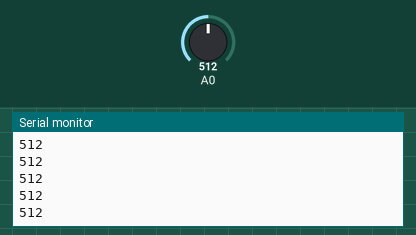
Recording of a sketch running on a simulated Arduino Uno, built with avr-gcc and run on an emulated ATmega328P. Parts: the last lines printed to the serial monitor. The inputs (shaded band) are chosen by the test bench; at power-on: A0 = 512.

Above: at 1.2 s.
1.3 s: A0 set to 716
At 2.3 s:
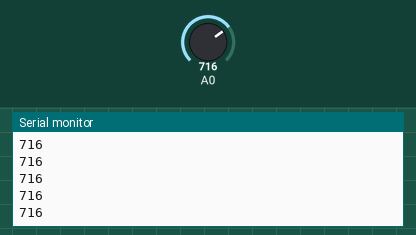
2.8 s: A0 set to 900
At 3.3 s:
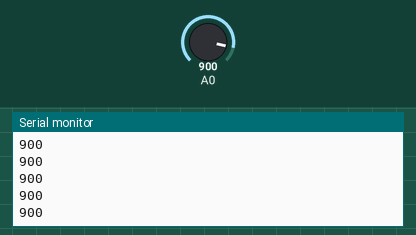
Timing chart, 0 to 5.8 s (numbered marks = the images above; inputs shaded):
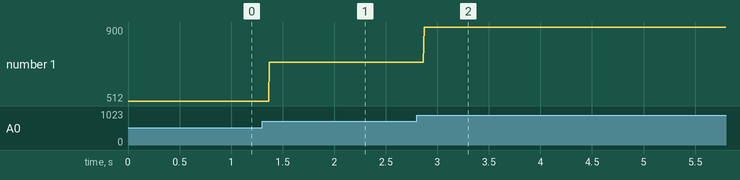

The sketch:

PrintTest.ino
```cpp
void setup() {
  // put your setup code here, to run once:

  Serial.begin(9600);

}

void loop() {
  // put your main code here, to run repeatedly:

  int pot = analogRead(A0);
  Serial.println(pot);
  delay(1);

}
```

Measured:
- after the input at 1.3 s, the serial monitor: prints a new line after 0.07 s (image 1)
- after the input at 2.8 s, the serial monitor: prints a new line after 0.07 s (image 2)
- plotted number 1: 512 → 716 after the input at 1.3 s, 716 → 900 after the input at 2.8 s
